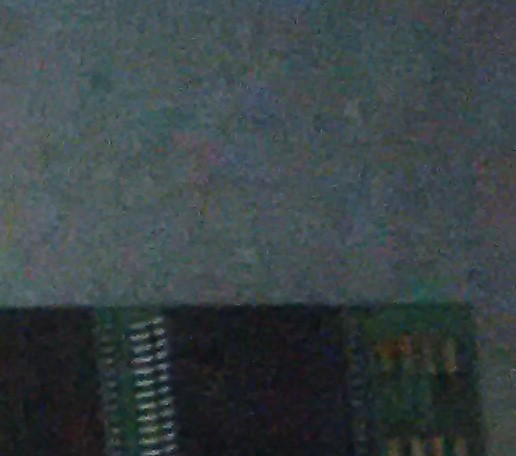
#> input picture Image Denoising/part7.png, 516 x 456 px, found by its file name
$ python color_brightness.py
#> lines starting #> are read from the running program, lines starting #| are printed output that depends on the picture
# -*- coding: utf-8 -*-
"""
Created on Wed Mar  2 09:39:02 2022

@author: Bro
"""

import numpy as np
from matplotlib import pyplot as plt
import cv2
img = np.double(cv2.imread('C:\\Users\\hp\\Desktop\\part7.png'))/255

b,k,w = img.shape
#> b = 456; k = 516; w = 3

imbri =np.zeros([b,k,w])
c=-0.15

for i in range(b):
    for j in range(k):
        imbri[i,j,0]=img[i,j,0]+c
        imbri[i,j,1]=img[i,j,1]+c
        imbri[i,j,2]=img[i,j,2]+c
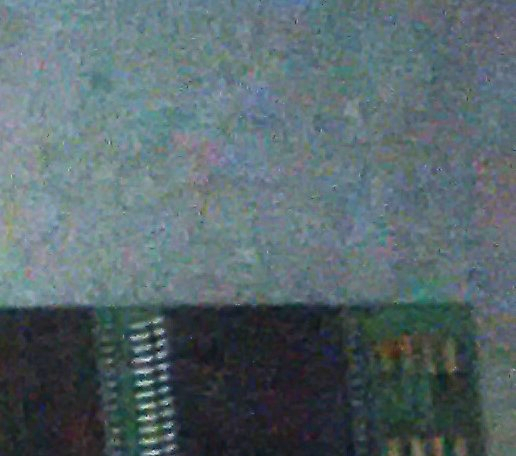
#> imbri: shape (456, 516, 3) float64; mean B, G, R 0.125, 0.114, 0.076; drawn with min black and max white


cv2.imshow('frame1', img)
cv2.imshow('frame2', imbri)
ch= cv2.waitKey(0) & 0xFF
#> (key Esc is pressed here)
cv2.destroyAllWindows()
